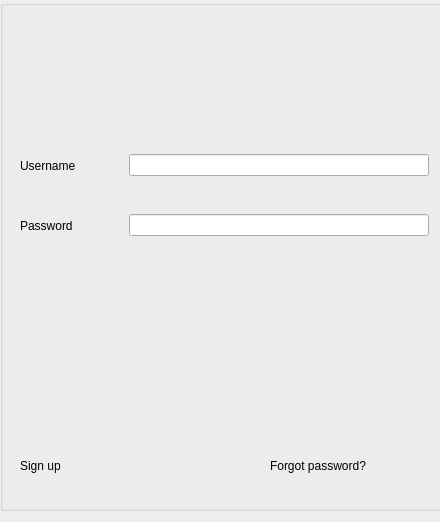
<?xml version="1.0" encoding="UTF-8"?>
<ui version="4.0">
 <class>MainWindow</class>
 <widget class="QMainWindow" name="MainWindow">
  <property name="geometry">
   <rect>
    <x>0</x>
    <y>0</y>
    <width>440</width>
    <height>522</height>
   </rect>
  </property>
  <property name="sizePolicy">
   <sizepolicy hsizetype="Fixed" vsizetype="Fixed">
    <horstretch>0</horstretch>
    <verstretch>0</verstretch>
   </sizepolicy>
  </property>
  <property name="windowTitle">
   <string>DicomStore</string>
  </property>
  <property name="styleSheet">
   <string notr="true">#MainWindow  {
    background-image: url(:/497102554.jpg);
}</string>
  </property>
  <property name="tabShape">
   <enum>QTabWidget::Rounded</enum>
  </property>
  <property name="dockOptions">
   <set>QMainWindow::AllowTabbedDocks|QMainWindow::AnimatedDocks</set>
  </property>
  <widget class="QWidget" name="centralwidget">
   <widget class="QGroupBox" name="groupBox">
    <property name="geometry">
     <rect>
      <x>0</x>
      <y>0</y>
      <width>451</width>
      <height>511</height>
     </rect>
    </property>
    <property name="styleSheet">
     <string notr="true"/>
    </property>
    <property name="title">
     <string/>
    </property>
    <widget class="QWidget" name="horizontalLayoutWidget">
     <property name="geometry">
      <rect>
       <x>20</x>
       <y>140</y>
       <width>409</width>
       <height>51</height>
      </rect>
     </property>
     <layout class="QHBoxLayout" name="horizontalLayout">
      <item>
       <widget class="QLabel" name="username_label">
        <property name="sizePolicy">
         <sizepolicy hsizetype="Minimum" vsizetype="Minimum">
          <horstretch>0</horstretch>
          <verstretch>0</verstretch>
         </sizepolicy>
        </property>
        <property name="minimumSize">
         <size>
          <width>100</width>
          <height>0</height>
         </size>
        </property>
        <property name="styleSheet">
         <string notr="true">#username_label { color : black; }</string>
        </property>
        <property name="text">
         <string>Username</string>
        </property>
       </widget>
      </item>
      <item alignment="Qt::AlignRight|Qt::AlignVCenter">
       <widget class="QLineEdit" name="username_edit">
        <property name="sizePolicy">
         <sizepolicy hsizetype="Fixed" vsizetype="Fixed">
          <horstretch>0</horstretch>
          <verstretch>0</verstretch>
         </sizepolicy>
        </property>
        <property name="minimumSize">
         <size>
          <width>300</width>
          <height>20</height>
         </size>
        </property>
        <property name="maximumSize">
         <size>
          <width>500</width>
          <height>16777215</height>
         </size>
        </property>
       </widget>
      </item>
     </layout>
    </widget>
    <widget class="QWidget" name="horizontalLayoutWidget_2">
     <property name="geometry">
      <rect>
       <x>20</x>
       <y>200</y>
       <width>409</width>
       <height>51</height>
      </rect>
     </property>
     <layout class="QHBoxLayout" name="horizontalLayout_2">
      <item>
       <widget class="QLabel" name="password_label">
        <property name="sizePolicy">
         <sizepolicy hsizetype="Minimum" vsizetype="Minimum">
          <horstretch>0</horstretch>
          <verstretch>0</verstretch>
         </sizepolicy>
        </property>
        <property name="minimumSize">
         <size>
          <width>100</width>
          <height>0</height>
         </size>
        </property>
        <property name="styleSheet">
         <string notr="true">#password_label { color : black; }</string>
        </property>
        <property name="text">
         <string>Password</string>
        </property>
       </widget>
      </item>
      <item>
       <widget class="QLineEdit" name="password_edit">
        <property name="sizePolicy">
         <sizepolicy hsizetype="Fixed" vsizetype="Fixed">
          <horstretch>0</horstretch>
          <verstretch>0</verstretch>
         </sizepolicy>
        </property>
        <property name="minimumSize">
         <size>
          <width>300</width>
          <height>20</height>
         </size>
        </property>
        <property name="maximumSize">
         <size>
          <width>500</width>
          <height>16777215</height>
         </size>
        </property>
       </widget>
      </item>
     </layout>
    </widget>
    <widget class="QLabel" name="sign_up_label">
     <property name="geometry">
      <rect>
       <x>20</x>
       <y>450</y>
       <width>111</width>
       <height>31</height>
      </rect>
     </property>
     <property name="text">
      <string>Sign up</string>
     </property>
    </widget>
    <widget class="QLabel" name="forgot_password_label">
     <property name="geometry">
      <rect>
       <x>270</x>
       <y>450</y>
       <width>161</width>
       <height>31</height>
      </rect>
     </property>
     <property name="layoutDirection">
      <enum>Qt::LeftToRight</enum>
     </property>
     <property name="text">
      <string>Forgot password?</string>
     </property>
    </widget>
   </widget>
  </widget>
  <widget class="QMenuBar" name="menubar">
   <property name="geometry">
    <rect>
     <x>0</x>
     <y>0</y>
     <width>440</width>
     <height>26</height>
    </rect>
   </property>
  </widget>
 </widget>
 <resources>
  <include location="resources.qrc"/>
 </resources>
 <connections/>
</ui>
